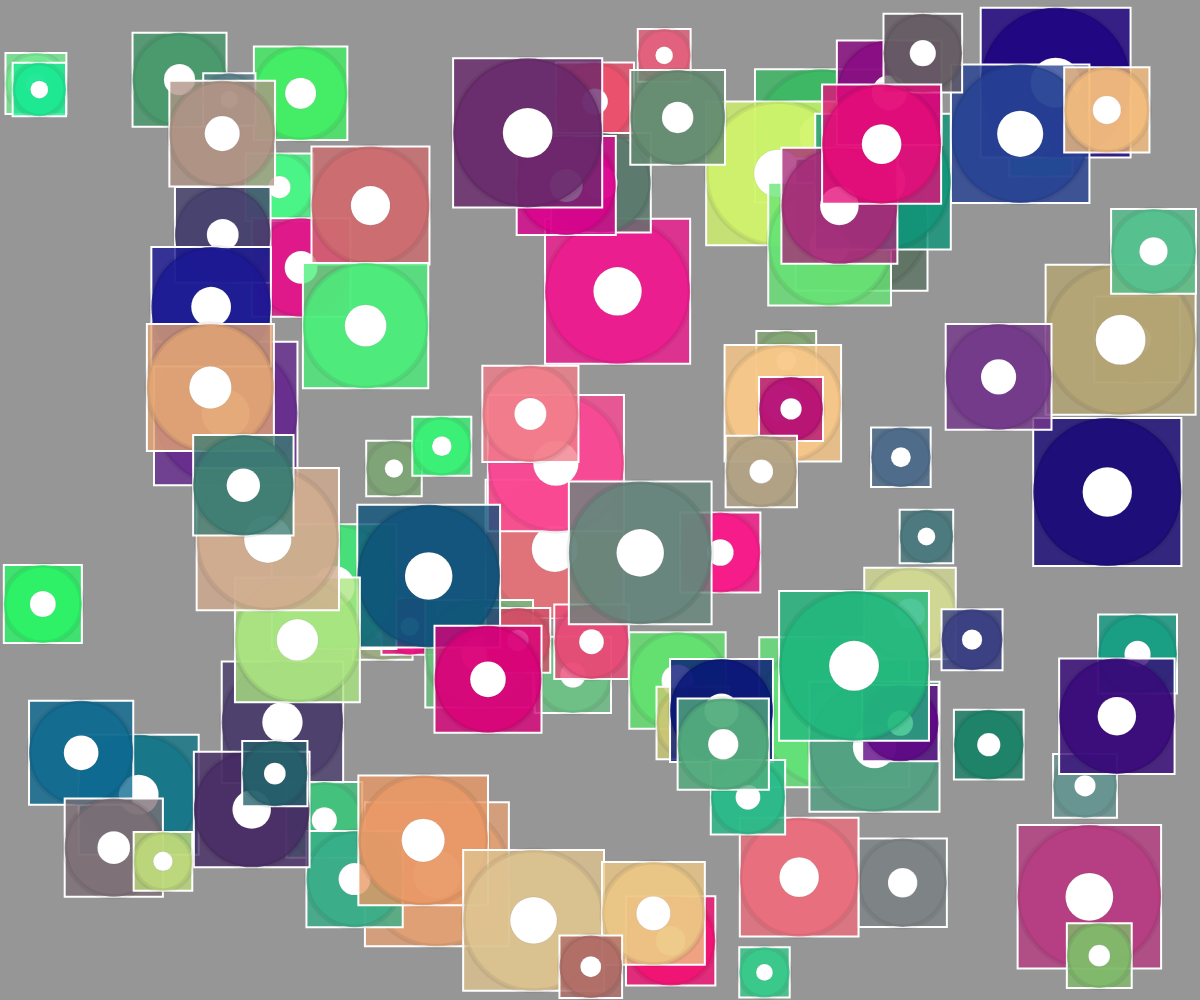
Frame 1 (no input)
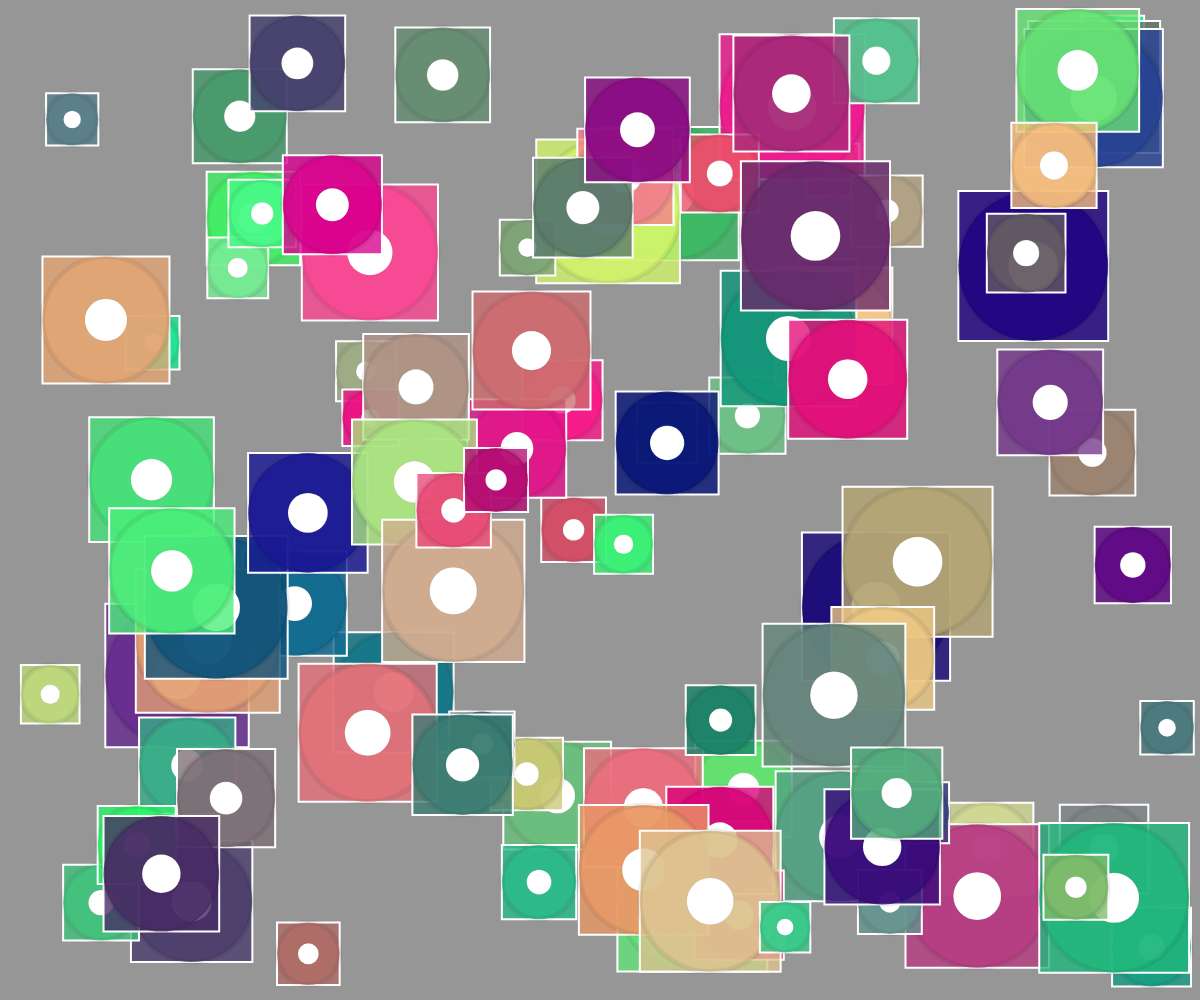
Frame 60 (no input)
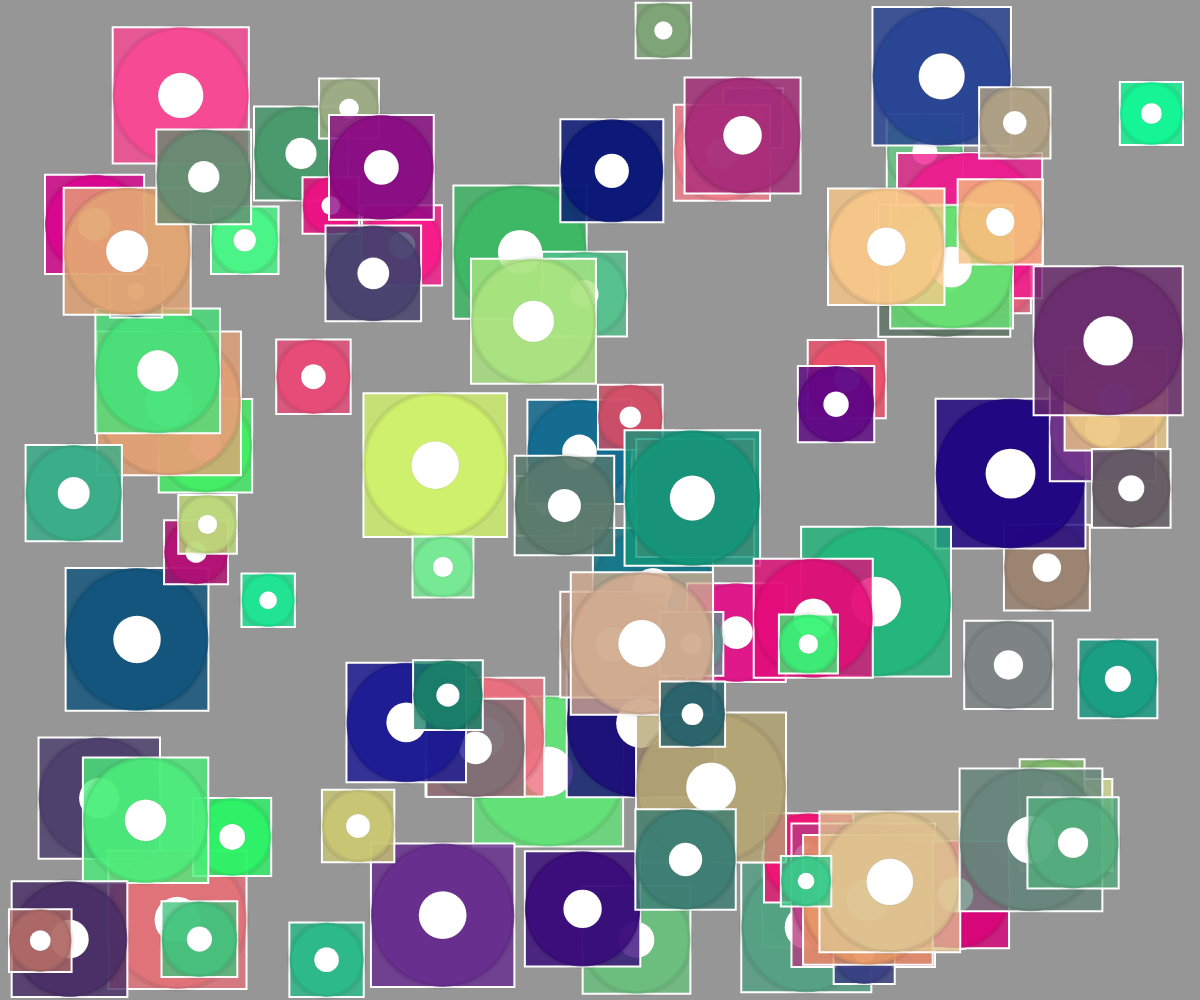
Frame 120 (the mouse pressed at the canvas centre since frame 60)

The p5.js sketch that drew these frames (run headless with seeded random() and noise() and a simulated clock; from frame 60 on, the mouse is pressed at the canvas centre):

// p5.js sketch
// ── sketch.js
const NP = 100;
let pelotas = [];


function setup (){
    createCanvas (windowWidth, windowHeight);
    rectMode (CENTER);

    for(let i=0; i<NP; i++){
        let nuevaPelota = new Pelota();
        pelotas[i] = nuevaPelota;
    }
}


function draw(){
    background (150);

    for(let i = 0; i<NP; i++){
        pelotas[i].actualizar();
        pelotas[i].visualizar();
    }

}
// ── Pelota.js
class Pelota{
    constructor(){
        this.diam = random(50, 150);
        this.rad = this.diam/2;

        this.posx = random(this.rad, width - this.rad);
        this.posy = random(this.rad, height - this.rad);

        this.velx=random(-5,5);
        this.vely=random(-5,5);

        this.nuevoColor = color(random(255,0), random(0,255), random(100, 150), 200);
    }

    actualizar(){
        if(this.posx> width - this.rad || this.posx < this.rad){
            this.velx *= -1;
        }

        if(this.posy> height - this.rad || this.posy < this.rad){
            this.vely *= -1;
    }

    this.posx += this.velx;
    this.posy += this.vely;
}

    visualizar(){
        fill(this.nuevoColor);
        stroke ("#ffffffff");
        strokeWeight(2);
        square(this.posx, this.posy, this.diam);
        strokeWeight(5);
        stroke ("#00000010");
        circle(this.posx, this.posy, this.diam);
        fill ("#ffffffff");
        strokeWeight(1);
        circle(this.posx, this.posy, this.diam/3);
        
        
    }
}
// ── styles.css
*{
    margin: 0;
    padding: 0;
    overflow: hidden;
    background-color: brown;
}
